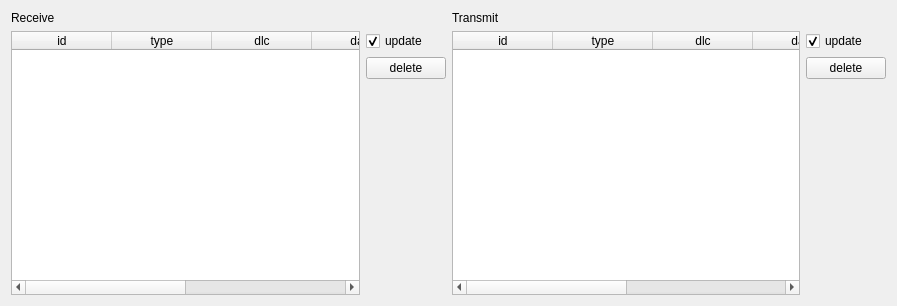
               <widget class="QWidget" name="scrollAreaWidgetContents">
                <property name="geometry">
                 <rect>
                  <x>0</x>
                  <y>0</y>
                  <width>897</width>
                  <height>306</height>
                 </rect>
                </property>
                <layout class="QGridLayout" name="gridLayout_3">
                 <item row="1" column="0">
                  <widget class="QTableWidget" name="canReceiveTableWidget">
                   <property name="selectionMode">
                    <enum>QAbstractItemView::ExtendedSelection</enum>
                   </property>
                   <property name="selectionBehavior">
                    <enum>QAbstractItemView::SelectRows</enum>
                   </property>
                   <attribute name="verticalHeaderVisible">
                    <bool>false</bool>
                   </attribute>
                   <column>
                    <property name="text">
                     <string>id</string>
                    </property>
                   </column>
                   <column>
                    <property name="text">
                     <string>type</string>
                    </property>
                   </column>
                   <column>
                    <property name="text">
                     <string>dlc</string>
                    </property>
                   </column>
                   <column>
                    <property name="text">
                     <string>data</string>
                    </property>
                   </column>
                   <column>
                    <property name="text">
                     <string>cycle</string>
                    </property>
                   </column>
                   <column>
                    <property name="text">
                     <string>count</string>
                    </property>
                   </column>
                  </widget>
                 </item>
                 <item row="0" column="0">
                  <widget class="QLabel" name="label">
                   <property name="text">
                    <string>Receive</string>
                   </property>
                  </widget>
                 </item>
                 <item row="1" column="1">
                  <layout class="QVBoxLayout" name="verticalLayout_7">
                   <item>
                    <widget class="QCheckBox" name="pcanUpdateReceiveTableCheckBox">
                     <property name="text">
                      <string>update</string>
                     </property>
                     <property name="checked">
                      <bool>true</bool>
                     </property>
                    </widget>
                   </item>
                   <item>
                    <widget class="QPushButton" name="pcanDeleteReceiveEntryButton">
                     <property name="text">
                      <string>delete</string>
                     </property>
                    </widget>
                   </item>
                   <item>
                    <spacer name="verticalSpacer">
                     <property name="orientation">
                      <enum>Qt::Vertical</enum>
                     </property>
                     <property name="sizeHint" stdset="0">
                      <size>
                       <width>20</width>
                       <height>40</height>
                      </size>
                     </property>
                    </spacer>
                   </item>
                  </layout>
                 </item>
                 <item row="1" column="2">
                  <widget class="QTableWidget" name="canTransmitTableWidget">
                   <property name="selectionMode">
                    <enum>QAbstractItemView::ExtendedSelection</enum>
                   </property>
                   <property name="selectionBehavior">
                    <enum>QAbstractItemView::SelectRows</enum>
                   </property>
                   <attribute name="verticalHeaderVisible">
                    <bool>false</bool>
                   </attribute>
                   <column>
                    <property name="text">
                     <string>id</string>
                    </property>
                   </column>
                   <column>
                    <property name="text">
                     <string>type</string>
                    </property>
                   </column>
                   <column>
                    <property name="text">
                     <string>dlc</string>
                    </property>
                   </column>
                   <column>
                    <property name="text">
                     <string>data</string>
                    </property>
                   </column>
                   <column>
                    <property name="text">
                     <string>cycle</string>
                    </property>
                   </column>
                   <column>
                    <property name="text">
                     <string>count</string>
                    </property>
                   </column>
                  </widget>
                 </item>
                 <item row="1" column="3">
                  <layout class="QVBoxLayout" name="verticalLayout_8">
                   <item>
                    <widget class="QCheckBox" name="pcanUpdateTransmitTableCheckBox">
                     <property name="text">
                      <string>update</string>
                     </property>
                     <property name="checked">
                      <bool>true</bool>
                     </property>
                    </widget>
                   </item>
                   <item>
                    <widget class="QPushButton" name="pcanDeleteTransmitEntryButton">
                     <property name="text">
                      <string>delete</string>
                     </property>
                    </widget>
                   </item>
                   <item>
                    <spacer name="verticalSpacer_2">
                     <property name="orientation">
                      <enum>Qt::Vertical</enum>
                     </property>
                     <property name="sizeHint" stdset="0">
                      <size>
                       <width>20</width>
                       <height>40</height>
                      </size>
                     </property>
                    </spacer>
                   </item>
                  </layout>
                 </item>
                 <item row="0" column="2">
                  <widget class="QLabel" name="label_2">
                   <property name="text">
                    <string>Transmit</string>
                   </property>
                  </widget>
                 </item>
                </layout>
               </widget>
